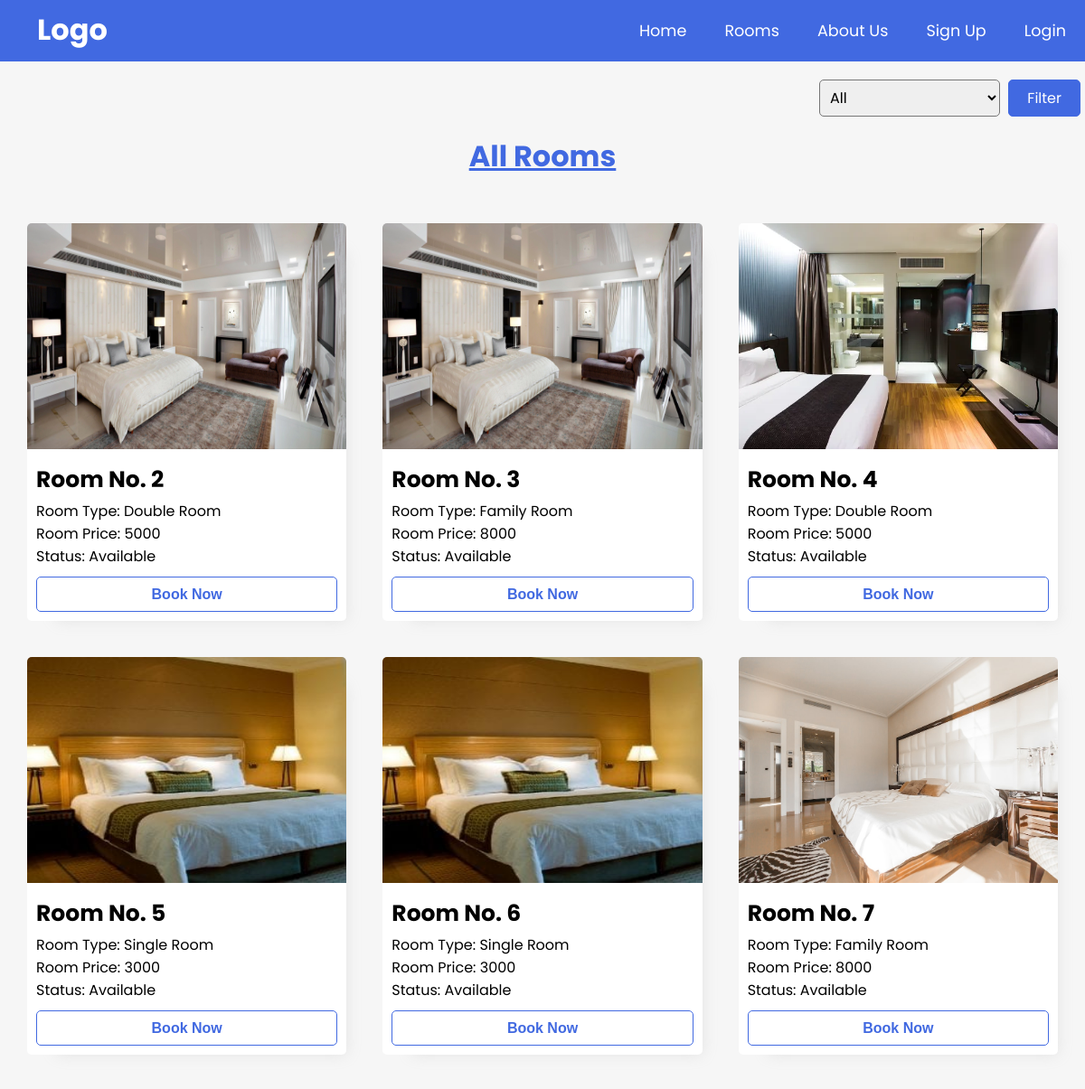
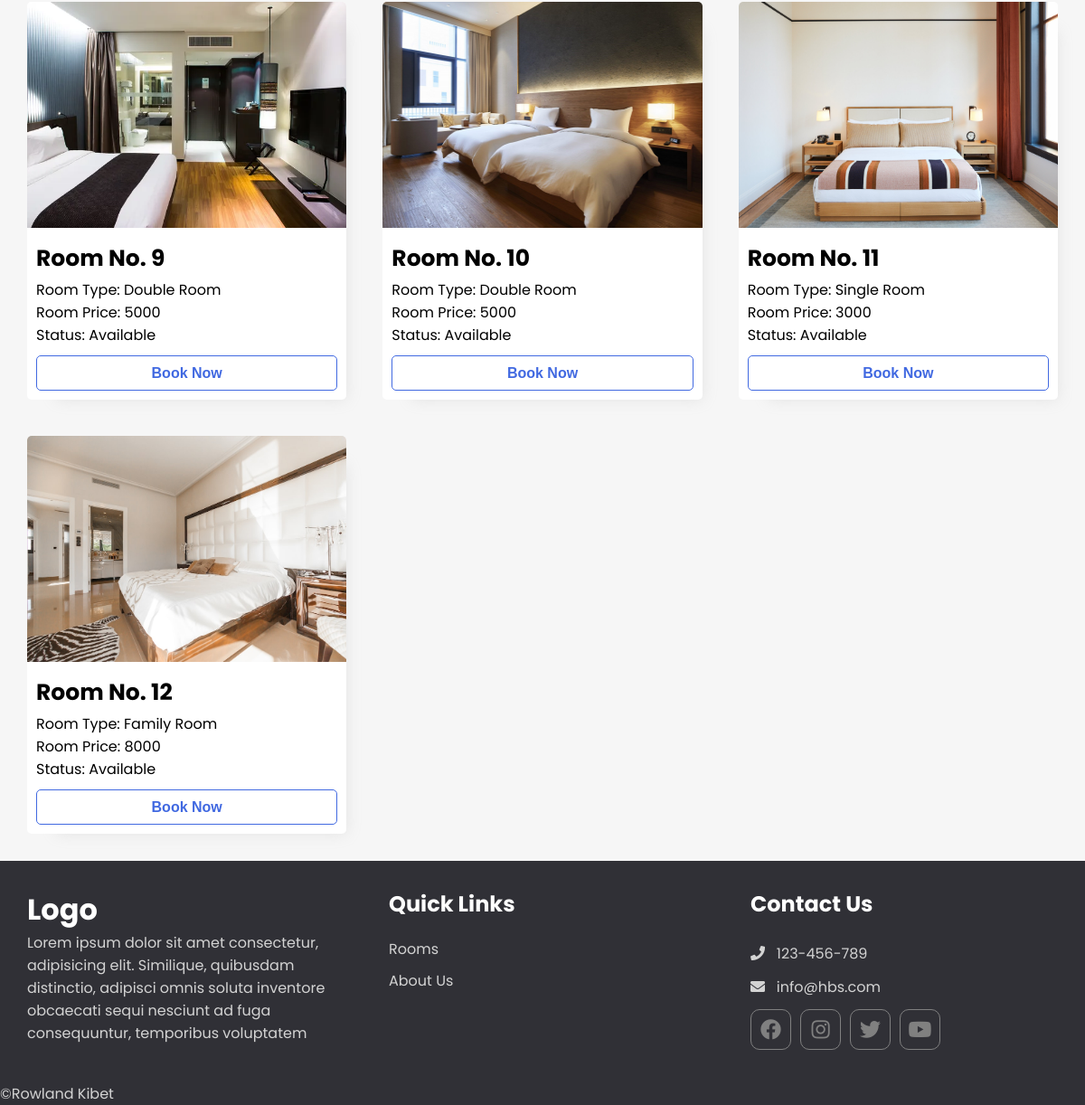
The page /rooms.php on the database its author committed (2 pictures, top to bottom).
### tables this page shows
CREATE TABLE `rooms` (
  `id` int(11) NOT NULL,
  `room_images` varchar(255) NOT NULL,
  `is_available` tinyint(2) NOT NULL,
  `room_type_id` int(100) NOT NULL
);

CREATE TABLE `room_type` (
  `id` int(100) NOT NULL,
  `name` varchar(100) NOT NULL,
  `no_of_beds` int(50) NOT NULL,
  `price` int(50) NOT NULL
);

### app/controllers/rooms.php (called while the page is built, shortened)
<?php
$sql = "SELECT r.*, rt.name, rt.price FROM rooms AS r
        JOIN room_type AS rt ON r.room_type_id=rt.id";
$rooms = executeJoinQuery($sql);

### app/database/db.php (called while the page is built, shortened)
<?php
require("connect.php");
function executeJoinQuery($sql) {
    global $conn;
    $stmt = $conn->prepare($sql);
    $stmt->execute();
    $records = $stmt->get_result()->fetch_all(MYSQLI_ASSOC);
    return $records;
}

### rooms.php (the view, shortened to what this page needs)
<?php
    include(ROOT_PATH . "\app\database\db.php");
    include(ROOT_PATH . "/app/controllers/rooms.php");
?>
<!DOCTYPE html>
<html lang="en">
<head>
    <link href="assets/fontawesome/css/all.min.css"  rel="stylesheet">
    <link rel="stylesheet" href="assets/style.css">
</head>
<body>
<?php include(ROOT_PATH . "/app/includes/header.php"); ?>
    <div class="page-wrapper">
        <div class="room-filter">
            <form action="rooms.php" method="post">
                <select name="room_type" id="">
                    <option value="all">All</option>
                </select>
                <button type="submit" name="filter-room">Filter</button>
            </form>
        </div>
        <h1 class="houses-title"> <?php echo empty($room_type_name) ? "All Rooms" : $room_type_name; ?></h1>
        <div class="house-wrapper">
        <?php foreach($rooms as $key => $room): ?>
            <div class="houses house-1">
                <div class="house-image">
                    <img src="<?php echo 'assets/images/' . $room['room_images']; ?>" alt="">
                </div>
                <div class="house-text">
                <h1 class=""> Room No. <?php echo $room['id']; ?> </h1>
                        <p>Room Type: <?php echo $room['name']; ?></p>
                        <p>Room Price: <?php echo $room['price']; ?></p>
                        <p>Status: <?php echo ($room['is_available']) ? 'Available' : 'Occupied'; ?></p>
                    <a href="single_room.php?id=<?php echo $room['id']; ?>" class="btn book-btn"> Book Now</a>
                </div>
            </div>
        <?php endforeach; ?>
        </div>
    <?php include(ROOT_PATH . "/app/includes/footer.php"); ?>
</body>
</html>

### assets/style.css (style rules this page uses)
* { padding: 0; margin: 0; box-sizing: border-box; }
body { background-color: #f6f6f6; font-family: 'Poppins', sans-serif; }
.btn { display: block; align-self: stretch; width: 100%; margin-top: 10px; text-decoration: none; text-align: center; padding: 9.5px 9.5px; border-radius: 5px; font-family: sans-serif; font-weight: 600; border: 1.5px rgb(65, 105, 225) solid; background-color: white; color: rgb(65, 105, 225); }
.houses-title { margin: 10px auto 50px; text-align: center; text-decoration: underline; font-weight: bold; color: royalblue; overflow: hidden; }
.house-wrapper { margin: 0 30px; display: grid; grid-template-columns: repeat(3, minmax(300px, 1fr)); grid-gap: 40px; }
.house-wrapper .houses { background-color: white; box-shadow: 1rem 1rem 1rem -1rem #a0a0a033; border-radius: 5px; overflow: hidden; display: flex; flex-direction: column; }
.houses .house-image { margin: 0; padding: 0; height: 250px; overflow: hidden; }
.houses img { height: 250px; width: 100%; overflow: hidden; transition: transform 300ms ease-in-out; }
.houses .house-text { padding: 10px; display: flex; flex-direction: column; justify-content: space-around; flex-grow: 1; }
.house-text h1 { padding-top: 5px; padding-bottom: 3px; text-align: left; font-weight: bold; font-size: 25px; }
.room-filter { display: flex; justify-content: end; margin: 20px 0px; }
.room-filter select { border-radius: 5px; width: 200px; padding: 7px; margin-right: 5px; font-family: 'Poppins', sans-serif; font-size: 1rem; }
.room-filter button { background-color: rgb(65, 105, 225); border: 1px solid rgb(65, 105, 225); border-radius: 5px; margin-right: 5px; padding: 7px 20px; font-family: 'Poppins', sans-serif; font-size: 1rem; color: white; cursor: pointer; }

### rows shown on the page
rooms: room_images (picture), id "2", room_type.name "Double Room", room_type.price "5000", is_available "Available"
rooms: room_images (picture), id "3", room_type.name "Family Room", room_type.price "8000", is_available "Available"
rooms: room_images (picture), id "4", room_type.name "Double Room", room_type.price "5000", is_available "Available"
rooms: room_images (picture), id "5", room_type.name "Single Room", room_type.price "3000", is_available "Available"
rooms: room_images (picture), id "6", room_type.name "Single Room", room_type.price "3000", is_available "Available"
rooms: room_images (picture), id "7", room_type.name "Family Room", room_type.price "8000", is_available "Available"
rooms: room_images (picture), id "9", room_type.name "Double Room", room_type.price "5000", is_available "Available"
rooms: room_images (picture), id "10", room_type.name "Double Room", room_type.price "5000", is_available "Available"
rooms: room_images (picture), id "11", room_type.name "Single Room", room_type.price "3000", is_available "Available"
rooms: room_images (picture), id "12", room_type.name "Family Room", room_type.price "8000", is_available "Available"
